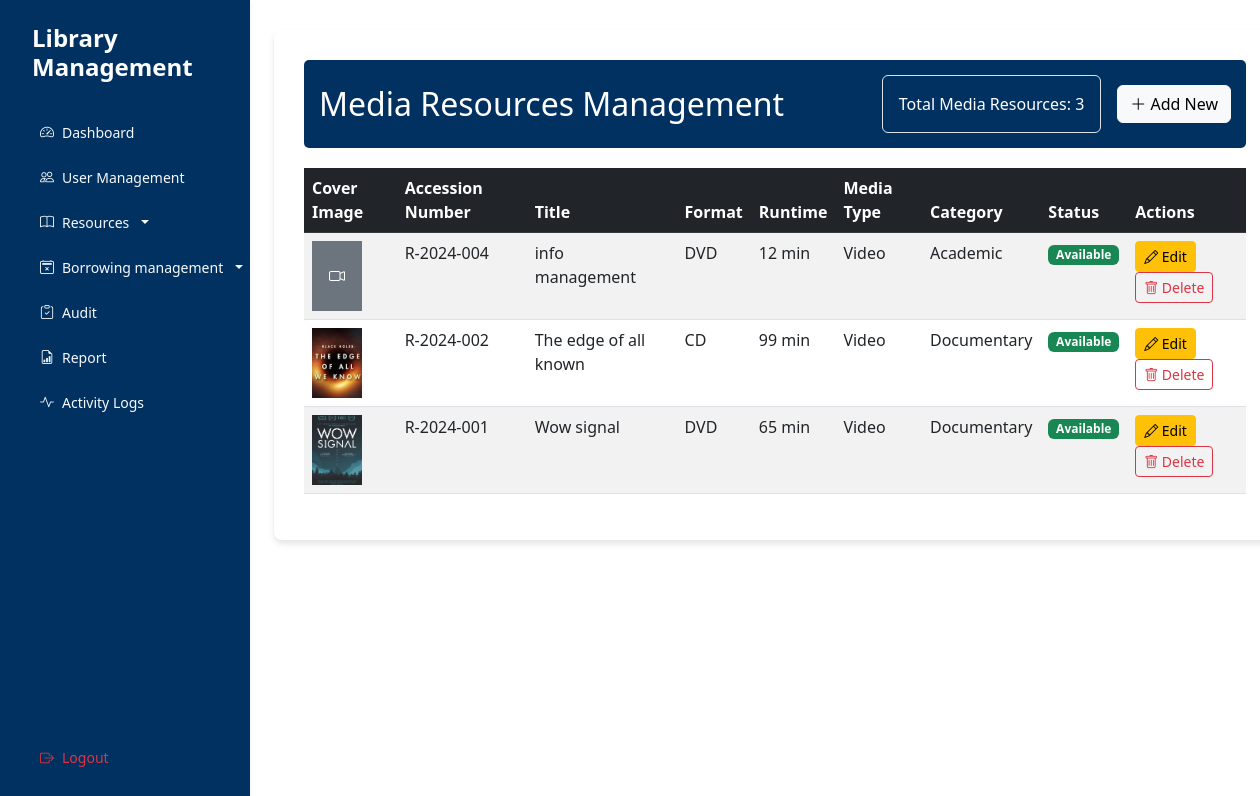
/interface/media-resources.php (signed in), run on an earlier commit of the app's database.
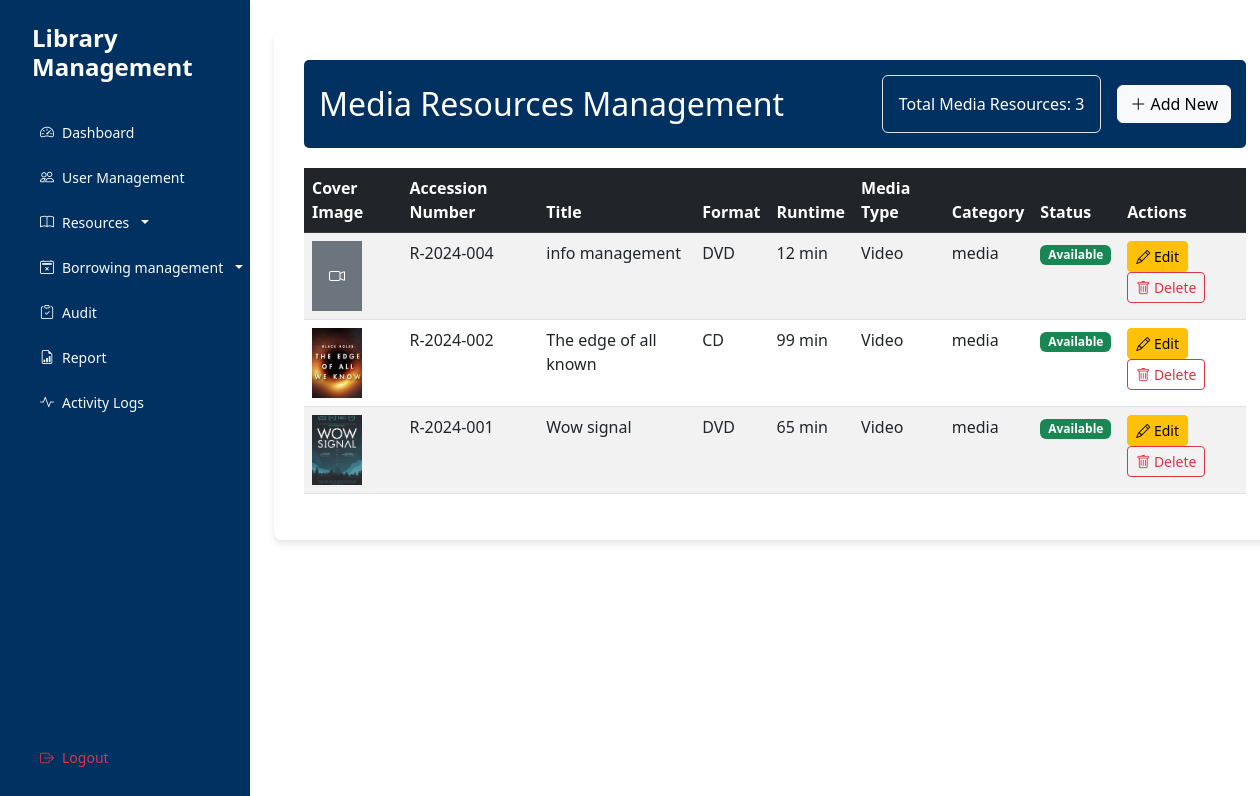
And on a later commit of the database.
### tables this page shows
CREATE TABLE `media_resources` (
  `media_id` int(11) NOT NULL,
  `resource_id` int(11) NOT NULL,
  `format` varchar(50) NOT NULL,
  `runtime` int(11) DEFAULT NULL,
  `media_type` varchar(50) NOT NULL
);

CREATE TABLE `library_resources` (
  `resource_id` int(11) NOT NULL,
  `title` varchar(255) NOT NULL,
  `accession_number` varchar(20) NOT NULL,
  `category` enum('book','periodical','media') NOT NULL,
  `status` enum('available','borrowed','maintenance') DEFAULT 'available',
  `created_at` timestamp NOT NULL DEFAULT current_timestamp(),
  `updated_at` timestamp NOT NULL DEFAULT current_timestamp() ON UPDATE current_timestamp(),
  `cover_image` varchar(255) DEFAULT NULL
);

### controller/MediaResourceController.php (called while the page is built, shortened)
<?php
require_once '../config/Database.php';
class MediaResourceController {
    private $conn;
    public function __construct() {
        $database = new Database();
        $this->conn = $database->getConnection();
    }
    public function getMediaResources() {
        try {
            $query = "SELECT lr.resource_id, lr.title, lr.accession_number, lr.category, lr.status, lr.cover_image,
                             mr.format, mr.runtime, mr.media_type
                      FROM library_resources lr
                      JOIN media_resources mr ON lr.resource_id = mr.resource_id
                      ORDER BY lr.created_at DESC";
            $stmt = $this->conn->prepare($query);
            $stmt->execute();
            return $stmt->fetchAll(PDO::FETCH_ASSOC);
        } catch (PDOException $e) {
            error_log("Get media resources error: " . $e->getMessage());
            return [];
        }
    }
}

### config/Database.php (called while the page is built, shortened)
<?php
class Database {
    private $host = "localhost";
    private $port = "3307";
    private $db_name = "library_management";
    private $username = "root";
    private $password = "";
    public function getConnection() {
        $this->conn = null;
        try {
            $this->conn = new PDO(
                "mysql:host=" . $this->host . ";port=" . $this->port . ";dbname=" . $this->db_name,
                $this->username,
                $this->password
            );
            $this->conn->setAttribute(PDO::ATTR_ERRMODE, PDO::ERRMODE_EXCEPTION);
        } catch(PDOException $e) {
            echo "Connection Error: " . $e->getMessage();
        }
        return $this->conn;
    }
}

### interface/media-resources.php (the view, shortened to what the changed rows need)
<?php
require_once '../controller/MediaResourceController.php';
$mediaController = new MediaResourceController();
$mediaResources = $mediaController->getMediaResources();
?>
<!DOCTYPE html>
<html lang="en">
<head>
    <link href="https://cdnjs.cloudflare.com/ajax/libs/bootstrap/5.3.0/css/bootstrap.min.css" rel="stylesheet">
    <link href="https://cdnjs.cloudflare.com/ajax/libs/bootstrap-icons/1.7.2/font/bootstrap-icons.min.css" rel="stylesheet">
</head>
<body>
    <div class="d-flex">
        <main class="col-md-9 ms-sm-auto col-lg-10 px-md-4">
            <div class="borrowing-monitoring-container">
                <div class="page-header d-flex justify-content-between align-items-center">
                    <h2 class="mb-0">
                        <i></i>Media Resources Management
                    </h2>
                </div>
                <div class="table-responsive">
                    <table class="table table-striped table-hover">
                        <thead class="table-dark">
                            <tr>
                                <th>Cover Image</th>
                                <th>Accession Number</th>
                                <th>Title</th>
                                <th>Format</th>
                                <th>Runtime</th>
                                <th>Media Type</th>
                                <th>Category</th>
                                <th>Status</th>
                                <th>Actions</th>
                            </tr>
                        </thead>
                        <tbody>
                            <?php foreach ($mediaResources as $media): ?>
                            <tr>
                                <td>
                                    <?php if (!empty($media['cover_image'])): ?>
                                        <img src="../<?php echo htmlspecialchars($media['cover_image']); ?>"
                                             alt="Cover"
                                             style="width: 50px; height: 70px; object-fit: cover;"
                                             onerror="this.onerror=null; this.src='assets/images/default-cover.png';">
                                    <?php else: ?>
                                        <div class="bg-secondary text-white d-flex align-items-center justify-content-center"
                                             style="width: 50px; height: 70px;">
                                            <i class="bi bi-camera-video"></i>
                                        </div>
                                    <?php endif; ?>
                                </td>
                                <td><?php echo htmlspecialchars($media['accession_number']); ?></td>
                                <td><?php echo htmlspecialchars($media['title']); ?></td>
                                <td><?php echo htmlspecialchars($media['format']); ?></td>
                                <td><?php echo htmlspecialchars($media['runtime']); ?> min</td>
                                <td><?php echo htmlspecialchars($media['media_type']); ?></td>
                                <td><?php echo htmlspecialchars($media['category']); ?></td>
                                <td>
                                    <span class="badge
                                    <?php
                                    echo $media['status'] === 'available' ? 'bg-success' : 'bg-warning';
                                    ?>">
                                        <?php echo ucfirst(htmlspecialchars($media['status'])); ?>
                                    </span>
                                </td>
                                <td>
                                    <button class="btn btn-sm btn-warning edit-media"
                                            data-bs-toggle="modal"
                                            data-bs-target="#mediaModal"
                                            data-media='<?php echo htmlspecialchars(json_encode($media)); ?>'>
                                        <i class="bi bi-pencil"></i> Edit
                                    </button>
                                    <form method="POST" class="d-inline" onsubmit="return confirm('Are you sure you want to delete this media resource?');">
                                    <button type="submit" class="btn btn-sm btn-outline-danger">
                                        <i class="bi bi-trash"></i> Delete
                                    </button>
                                    </form>
                                </td>
                            </tr>
                            <?php endforeach; ?>
                        </tbody>
                    </table>
                </div>
            </div>
        </main>
    </div>
</body>
</html>

What changed in the data, as far as the page shows it:
changed through a linked row, media_resources "info management": resource.category "Academic" → "media"
changed through a linked row, media_resources "CD": resource.category "Documentary" → "media"
changed through a linked row, media_resources "Wow signal": resource.category "Documentary" → "media"
